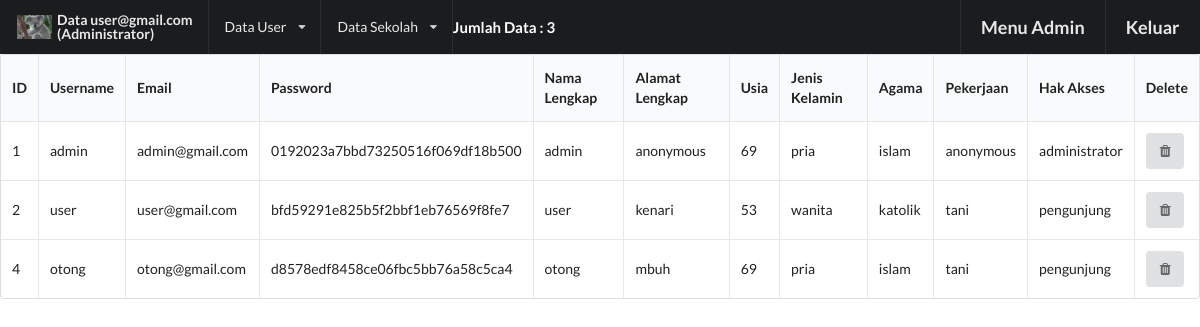
The page /halaman_admin.php (signed in) on the database its author committed.
### tables this page shows
CREATE TABLE `datane` (
  `id` int(3) NOT NULL,
  `username` varchar(30) NOT NULL,
  `email` varchar(50) NOT NULL,
  `password` varchar(50) NOT NULL,
  `nama` varchar(30) NOT NULL,
  `alamat` varchar(50) NOT NULL,
  `usia` int(4) NOT NULL,
  `jeniskelamin` varchar(20) NOT NULL,
  `agama` varchar(15) NOT NULL,
  `pekerjaan` varchar(20) NOT NULL,
  `hakakses` varchar(15) NOT NULL
);

### halaman_admin.php (the view, shortened to what this page needs)
<?php
if (isset($_SESSION['email']))
	{
		include "koneksi.php";
		$query = "SELECT * FROM datane";
		$sql = mysql_query($query, $koneksi);
		$jumlah_baris = mysql_num_rows($sql);
?>
<!DOCTYPE html>
<html>
<head>
<link rel="stylesheet" type="text/css" href="dist/semantic.min.css">
  <link rel="stylesheet" type="text/css" href="dist/components/reset.css">
  <link rel="stylesheet" type="text/css" href="dist/components/site.css">
  <link rel="stylesheet" type="text/css" href="dist/components/container.css">
  <link rel="stylesheet" type="text/css" href="dist/components/grid.css">
  <link rel="stylesheet" type="text/css" href="dist/components/header.css">
  <link rel="stylesheet" type="text/css" href="dist/components/image.css">
  <link rel="stylesheet" type="text/css" href="dist/components/menu.css">
  <link rel="stylesheet" type="text/css" href="dist/components/divider.css">
  <link rel="stylesheet" type="text/css" href="dist/components/list.css">
  <link rel="stylesheet" type="text/css" href="dist/components/segment.css">
  <link rel="stylesheet" type="text/css" href="dist/components/dropdown.css">
  <link rel="stylesheet" type="text/css" href="dist/components/icon.css">
</head>
<body>
  <div class="ui fixed inverted menu">
    <div class="ui container">
      <a href="halaman_admin.php" class="header item">
         <img src="gambar/koala.jpg" style="margin-right: 5px" class="image">
          <?php echo "Data ".$_SESSION['email'];?><br>
          (Administrator)
      </a>
      <div class="ui simple dropdown item">
        Data User <i class="dropdown icon"></i>
      </div>
      <div class="ui simple dropdown item">
        Data Sekolah <i class="dropdown icon"></i>
      </div>
      <div class="ui right header" style="color: white;margin-top: 18px;"><h4><?php echo "Jumlah Data : ".$jumlah_baris;?></h4></div>
    </div>
    <a href="halaman_admin.php" class="ui right header item">Menu Admin</a>
    <a href="proses_logout.php" class="ui right header item">Keluar</a>
  </div>
<br><br>
<table class="ui selectable celled table">
  <thead>
    <tr>
      <th>ID</th>
      <th>Username</th>
      <th>Email</th>
      <th>Password</th>
      <th>Nama Lengkap</th>
      <th>Alamat Lengkap</th>
      <th>Usia</th>
      <th>Jenis Kelamin</th>
      <th>Agama</th>
      <th>Pekerjaan</th>
      <th>Hak Akses</th>
      <th>Delete</th>
    </tr>
  </thead>
  <tbody>
  <?php if($jumlah_baris==0): ?>
	<tr><td colspan=3>Tidak ada Pesan</td></tr>
	<?php else: ?>
  <?php while($data = mysql_fetch_object($sql)): ?>
	<tr>
		<td><?php echo $data->id;?></td>
		<td><?php echo $data->username;?></td>
		<td><?php echo $data->email;?></td>
		<td><?php echo $data->password;?></td>
		<td><?php echo $data->nama;?></td>
		<td><?php echo $data->alamat;?></td>
		<td><?php echo $data->usia;?></td>
		<td><?php echo $data->jeniskelamin;?></td>
		<td><?php echo $data->agama;?></td>
    <td><?php echo $data->pekerjaan;?></td>
		<td><?php echo $data->hakakses;?></td>
		<td>
			<center><button class="ui icon button" onclick="window.location.href='proses_hapus.php?id= <?php echo $data->id;?>'">
				<i class="trash icon" ></i>
			</button></center>
		</td>
	</tr>
		<?php endwhile;?>
		<?php endif; ?>
  </tbody>
</table>
</body>
</html>
<?php
	}else
		{
			?>Anda tidak memiliki hak untuk mengakses halaman ini!<a href="login.php">Login Dulu Gan</a><?php
		}
?>

### halaman_admin.php (style rules this page uses)
body { background-color: #FFFFFF; }

### rows shown on the page
datane: id "1", username "admin", email "admin@gmail.com", password "0192023a7bbd73250516f069df18b500", nama "admin", alamat "anonymous", usia "69", jeniskelamin "pria", agama "islam", pekerjaan "anonymous", hakakses "administrator"
datane: id "2", username "user", email "user@gmail.com", password "bfd59291e825b5f2bbf1eb76569f8fe7", nama "user", alamat "kenari", usia "53", jeniskelamin "wanita", agama "katolik", pekerjaan "tani", hakakses "pengunjung"
datane: id "4", username "otong", email "otong@gmail.com", password "d8578edf8458ce06fbc5bb76a58c5ca4", nama "otong", alamat "mbuh", usia "69", jeniskelamin "pria", agama "islam", pekerjaan "tani", hakakses "pengunjung"

### other values the page prints
$_SESSION['email'] "user@gmail.com"
$jumlah_baris "3"
